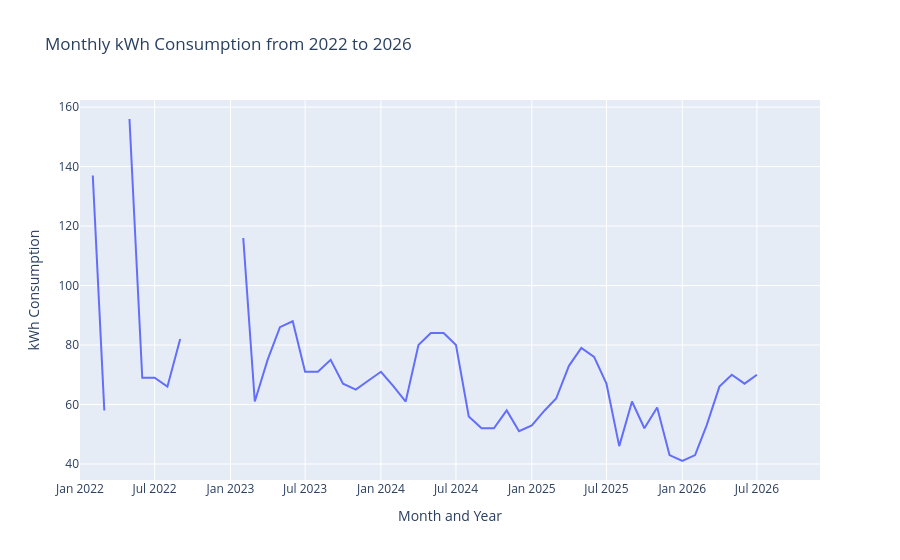

The notebook cell this image was saved under:
### Markdown cell above
### **2. Does my electricity consumption appear to be increasing or decreasing?**

### Code cell
figure3 = px.line(
    data_frame=bill,
    x = 'date',
    y = 'kwh_cons',
    labels={
        'date': 'Month and Year',
        'kwh_cons': 'kWh Consumption'
    },
    title = 'Monthly kWh Consumption from 2022 to 2026'
)

figure3.show()
